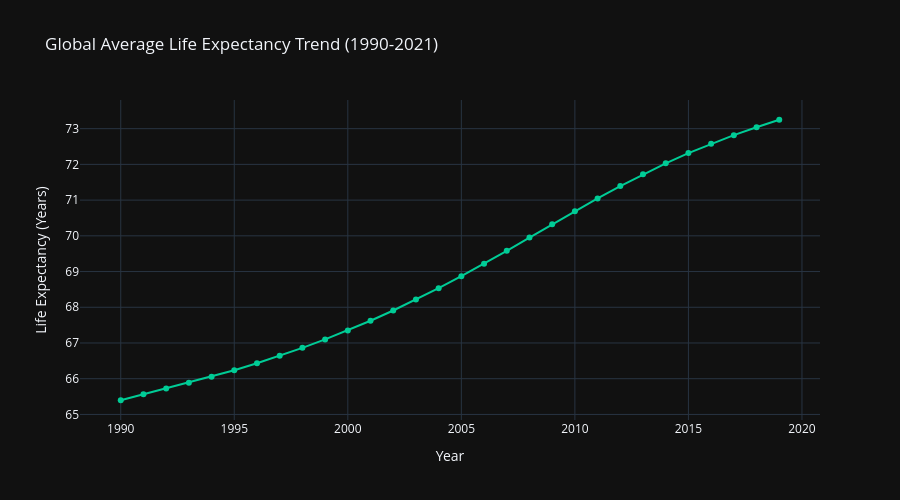
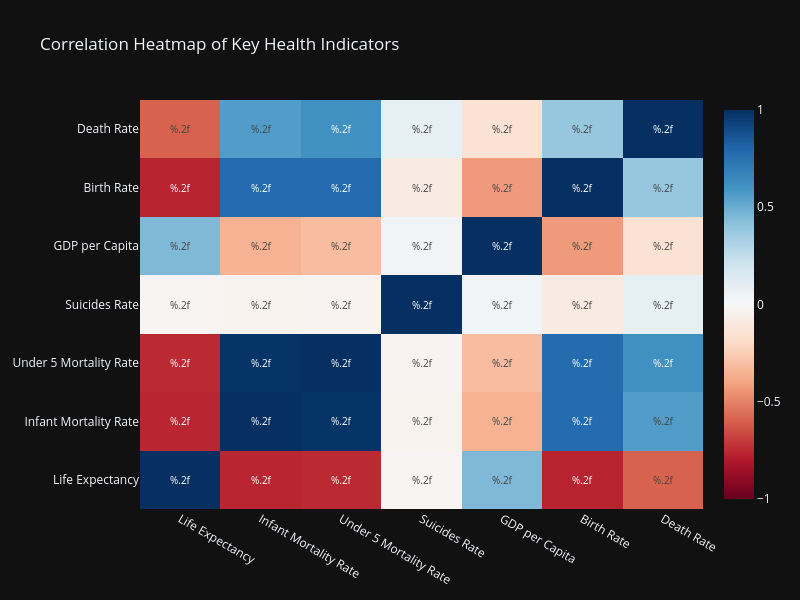

The notebook cell saved with these charts, in order:
### Code cell
# 5. Temporal Trends in Life Expectancy
yearly_avg = df_clean.groupby('Year')['Life Expectancy'].mean()
fig5 = px.line(x=yearly_avg.index, y=yearly_avg.values, template='plotly_dark',
               title='Global Average Life Expectancy Trend (1990-2021)',
               labels={'x': 'Year', 'y': 'Life Expectancy (Years)'},
               markers=True, color_discrete_sequence=['#00CC96'])
fig5.update_layout(height=500)
fig5.write_html('../viz/life_expectancy_trend.html')
fig5.show()

# 6. Correlation Heatmap of Key Indicators
numeric_subset = df_clean[['Life Expectancy', 'Infant Mortality Rate', 'Under 5 Mortality Rate',
                           'Suicides Rate', 'GDP per Capita', 'Birth Rate', 'Death Rate']].dropna()
corr_matrix = numeric_subset.corr()

fig6 = go.Figure(data=go.Heatmap(z=corr_matrix.values,
                                 x=corr_matrix.columns,
                                 y=corr_matrix.columns,
                                 colorscale='RdBu',
                                 zmid=0,
                                 text=corr_matrix.values,
                                 texttemplate='%.2f',
                                 textfont={"size": 10}))
fig6.update_layout(title='Correlation Heatmap of Key Health Indicators',
                   template='plotly_dark', height=600, width=800)
fig6.write_html('../viz/correlation_heatmap.html')
fig6.show()

### Figure 1 — Plotly figure (JSON) as saved in the notebook; plotly's stock layout.template omitted (floating-point values rounded to 4 significant figures)
{"data": [{"hovertemplate": "Year=%{x}<br>Life Expectancy (Years)=%{y}<extra></extra>", "legendgroup": "", "line": {"color": "#00CC96", "dash": "solid"}, "marker": {"symbol": "circle"}, "mode": "lines+markers", "name": "", "orientation": "v", "showlegend": false, "type": "scatter", "x": [1990, 1991, 1992, 1993, 1994, 1995, 1996, 1997, 1998, 1999, 2000, 2001, 2002, 2003, 2004, 2005, 2006, 2007, 2008, 2009, 2010, 2011, 2012, 2013, 2014, 2015, 2016, 2017, 2018, 2019], "xaxis": "x", "y": [65.4, 65.56, 65.72, 65.88, 66.05, 66.24, 66.43, 66.64, 66.86, 67.1, 67.35, 67.62, 67.91, 68.21, 68.53, 68.87, 69.22, 69.58, 69.95, 70.32, 70.69, 71.05, 71.39, 71.72, 72.03, 72.32, 72.58, 72.82, 73.04, 73.25], "yaxis": "y"}], "layout": {"height": 500, "legend": {"tracegroupgap": 0}, "title": {"text": "Global Average Life Expectancy Trend (1990-2021)"}, "xaxis": {"anchor": "y", "domain": [0, 1], "title": {"text": "Year"}}, "yaxis": {"anchor": "x", "domain": [0, 1], "title": {"text": "Life Expectancy (Years)"}}}}

### Figure 2 — Plotly figure (JSON) as saved in the notebook; plotly's stock layout.template omitted (floating-point values rounded to 4 significant figures)
{"data": [{"colorscale": [[0, "rgb(103,0,31)"], [0.1, "rgb(178,24,43)"], [0.2, "rgb(214,96,77)"], [0.3, "rgb(244,165,130)"], [0.4, "rgb(253,219,199)"], [0.5, "rgb(247,247,247)"], [0.6, "rgb(209,229,240)"], [0.7, "rgb(146,197,222)"], [0.8, "rgb(67,147,195)"], [0.9, "rgb(33,102,172)"], [1, "rgb(5,48,97)"]], "text": [[1.0, -0.7605, -0.7513, -0.01869, 0.4488, -0.7682, -0.5949], [-0.7605, 1.0, 0.9834, -0.03431, -0.3523, 0.7777, 0.5644], [-0.7513, 0.9834, 1.0, -0.02956, -0.3115, 0.7751, 0.6123], [-0.01869, -0.03431, -0.02956, 1.0, 0.03752, -0.08782, 0.09254], [0.4488, -0.3523, -0.3115, 0.03752, 1.0, -0.432, -0.1523], [-0.7682, 0.7777, 0.7751, -0.08782, -0.432, 1.0, 0.3868], [-0.5949, 0.5644, 0.6123, 0.09254, -0.1523, 0.3868, 1.0]], "textfont": {"size": 10}, "texttemplate": "%.2f", "type": "heatmap", "x": ["Life Expectancy", "Infant Mortality Rate", "Under 5 Mortality Rate", "Suicides Rate", "GDP per Capita", "Birth Rate", "Death Rate"], "y": ["Life Expectancy", "Infant Mortality Rate", "Under 5 Mortality Rate", "Suicides Rate", "GDP per Capita", "Birth Rate", "Death Rate"], "z": [[1.0, -0.7605, -0.7513, -0.01869, 0.4488, -0.7682, -0.5949], [-0.7605, 1.0, 0.9834, -0.03431, -0.3523, 0.7777, 0.5644], [-0.7513, 0.9834, 1.0, -0.02956, -0.3115, 0.7751, 0.6123], [-0.01869, -0.03431, -0.02956, 1.0, 0.03752, -0.08782, 0.09254], [0.4488, -0.3523, -0.3115, 0.03752, 1.0, -0.432, -0.1523], [-0.7682, 0.7777, 0.7751, -0.08782, -0.432, 1.0, 0.3868], [-0.5949, 0.5644, 0.6123, 0.09254, -0.1523, 0.3868, 1.0]], "zmid": 0}], "layout": {"height": 600, "title": {"text": "Correlation Heatmap of Key Health Indicators"}, "width": 800}}
